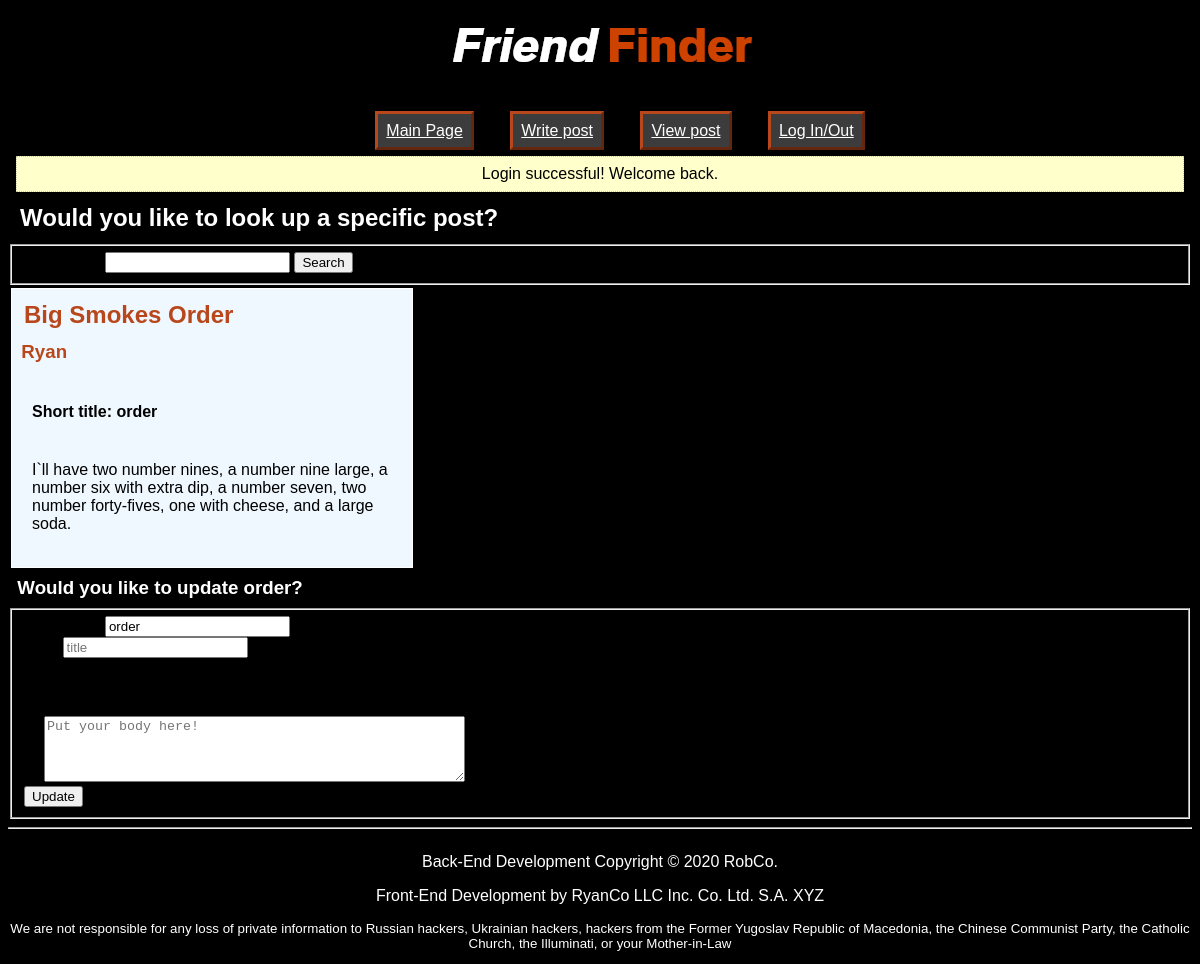
The page /viewpost.php?short_title=order (signed in) on the database its author committed.
### tables this page shows
CREATE TABLE `posts` (
  `short_title` tinytext NOT NULL,
  `title` text NOT NULL,
  `body` longtext NOT NULL,
  `UID` int(11) NOT NULL,
  `likes` int(11) NOT NULL DEFAULT 0
);

### db.php (called while the page is built, shortened)
<?php
function get_username_from_id($uid){
  $db = mysqli_connect("localhost", "root", "", "friendfinder");
  $namequery = "SELECT name FROM users WHERE UID = '$uid'";
  $runquery = mysqli_query($db, $namequery);
  $array = array();
  while ($row = mysqli_fetch_assoc($runquery)) {
    array_push($array, $row['name']);
  }
  return $array[0];
}
function get_post($stitle) {
  $db = mysqli_connect("localhost", "root", "", "friendfinder");
  return $db->query("SELECT * FROM posts WHERE short_title = '{$stitle}'");
}
?>

### viewpost.php (the view, shortened to what this page needs)
<?php
include("db.php");
include("top.php"); ?>
<h2>Would you like to look up a specific post?</h2>
<form id="view_post" action="viewpost.php" method="get">
    <fieldset>
        <label>Short Title: </label>
        <input type="text" id="short_title" name="short_title">
        <button id="submit" class="button">Search</button>
    </fieldset>
</form>
  <?php
  $stitle = $_GET['short_title'];
  foreach (get_post($stitle) as $row) { ?>
      <div class="indent">
          <h2 id="read"><?= $row["title"] ?><br></h2>
          <h3 id="read"><?= get_username_from_id($row["UID"]);?></h3>
          <h4 id="body">Short title: <?= $row["short_title"] ?></h4>
          <p id="body"><?= $row["body"] ?></p><br>
      </div>
  <?php } ?>
  <h3>Would you like to update <?php echo($stitle) ?>?</h3>
  <form id="update_title" action="updatepost.php" method="post">
    <fieldset>
      <label>Short Title: </label>
      <input type="text" id="stitle" name="short title" value="<?php echo($stitle) ?>" readonly>
      <br>
      <label>Title: </label>
      <input type="text" id="title" name="title" placeholder="title">
      <br>
      <label>Body:</label><br>
      <textarea id="body" name="body" placeholder="Put your body here!" rows="4" cols="50"></textarea>
      <br>
      <button id="submit" class="button">Update</button>
    </fieldset>
  </form>
<?php include("bottom.php"); ?>

### format.css (style rules this page uses)
h1, h2, h3, h4 { margin: 0.5em; color: white; }
p, dt, dl, ul, li { color: white; }
html { background-color: black; font-family: "Applied Sans Pro Bold", sans-serif; }
#read { color: #b8471b; }
#body { color: black; margin-top: 40px; margin-left: 20px; clear: both; }
.indent { margin-left: 20px; width: 400px; word-wrap: break-word; border: solid white 1px; margin: 3px; background-color: aliceblue; }

### rows shown on the page
posts: title "Big Smokes Order", UID "Ryan", short_title "order", body "I`ll have two number nines, a number nine large, a number six with extra dip, a number seven, two number forty-fives, one with cheese, and a large soda."

### other values the page prints
$_SESSION["flash"] "Login successful! Welcome back."
$stitle "order"
